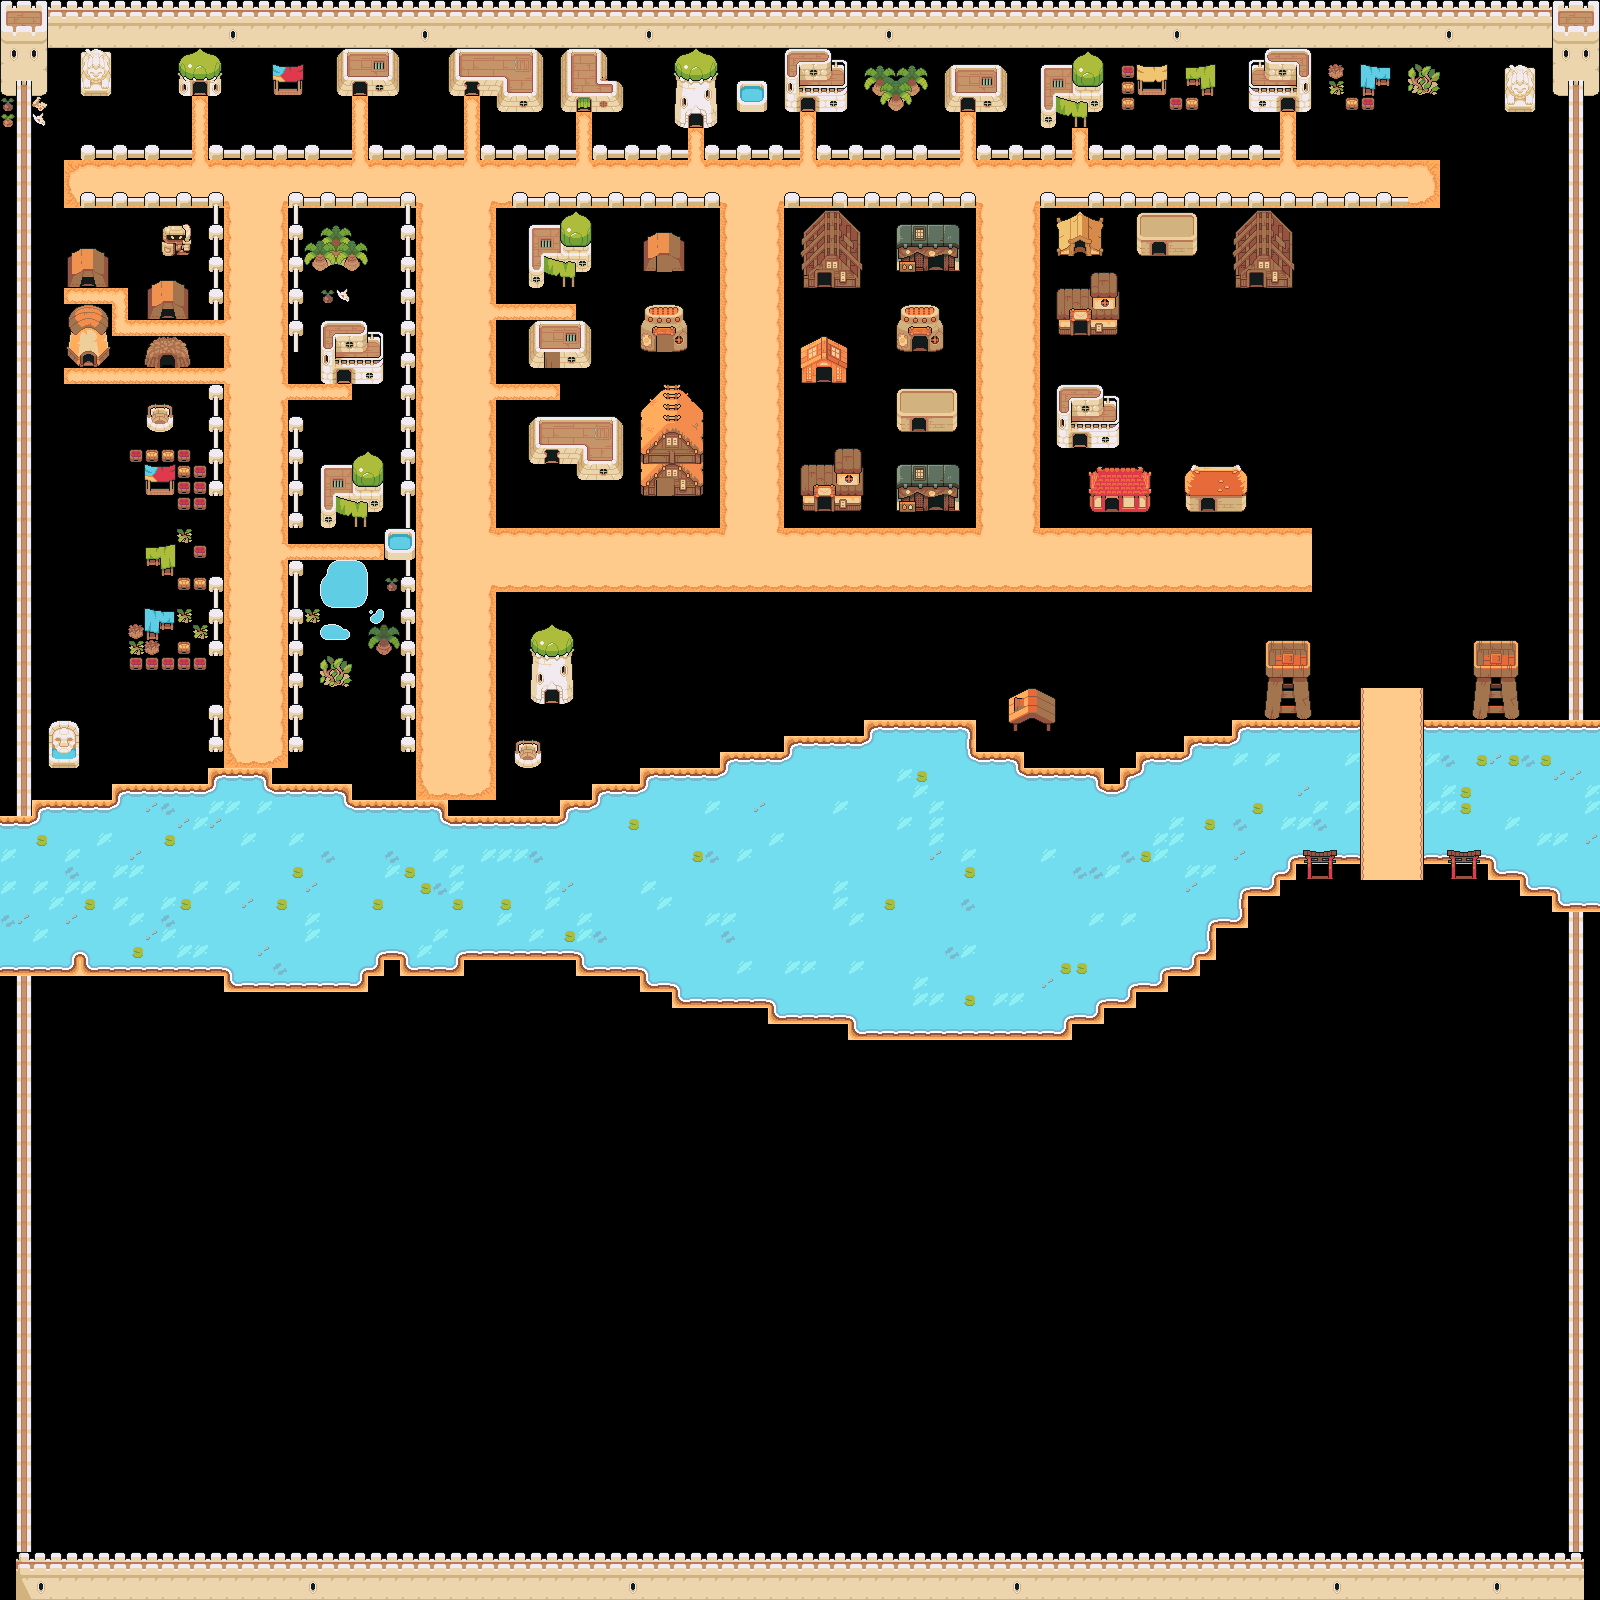

Tiled map render using the project's own tile images. Description and the map definition, with tile-layer contents summarised, below:
An orthogonal 100x100 tile map with 16x16 px tiles, 8 tile layers (ground, mini-road, road, river, ...), 1 hidden layer not drawn, 6 tilesets.

<map version="1.10" tiledversion="1.12.1" orientation="orthogonal" renderorder="right-down" width="100" height="100" tilewidth="16" tileheight="16" infinite="0" nextlayerid="11" nextobjectid="1">
 <tileset firstgid="1" source="TilesetFloor.tsx" />
 <tileset firstgid="573" source="TilesetWater.tsx" />
 <tileset firstgid="1049" source="TilesetDesert.tsx" />
 <tileset firstgid="1289" source="TilesetHouse.tsx" />
 <tileset firstgid="2048" source="TilesetRelief.tsx" />
 <tileset firstgid="2288" source="tileset_camp.tsx" />
 <layer id="1" name="ground" width="100" height="100" opacity="0">
  <data>[10000 cells, 10000 non-empty, 7 distinct tile ids]</data>
 </layer>
 <layer id="7" name="mini-road" width="100" height="100">
  <data>[10000 cells, 72 non-empty, 8 distinct tile ids]</data>
 </layer>
 <layer id="2" name="road" width="100" height="100">
  <data>[10000 cells, 907 non-empty, 55 distinct tile ids]</data>
 </layer>
 <layer id="3" name="river" width="100" height="100">
  <data>[10000 cells, 1305 non-empty, 12 distinct tile ids]</data>
 </layer>
 <layer id="4" name="objects in  water" width="100" height="100">
  <data>[10000 cells, 398 non-empty, 5 distinct tile ids]</data>
 </layer>
 <layer id="5" name="buildings" width="100" height="100">
  <data>[10000 cells, 1772 non-empty, 436 distinct tile ids]</data>
 </layer>
 <layer id="8" name="bridge" width="100" height="100">
  <data>[10000 cells, 48 non-empty, 3 distinct tile ids]</data>
 </layer>
 <layer id="10" name="границы" width="100" height="100" visible="0">
  <data>[10000 cells, 1450 non-empty, 1 distinct tile ids]</data>
 </layer>
 <layer id="9" name="Входы" width="100" height="100">
  <data>[10000 cells, 4 non-empty, 2 distinct tile ids]</data>
 </layer>
</map>
